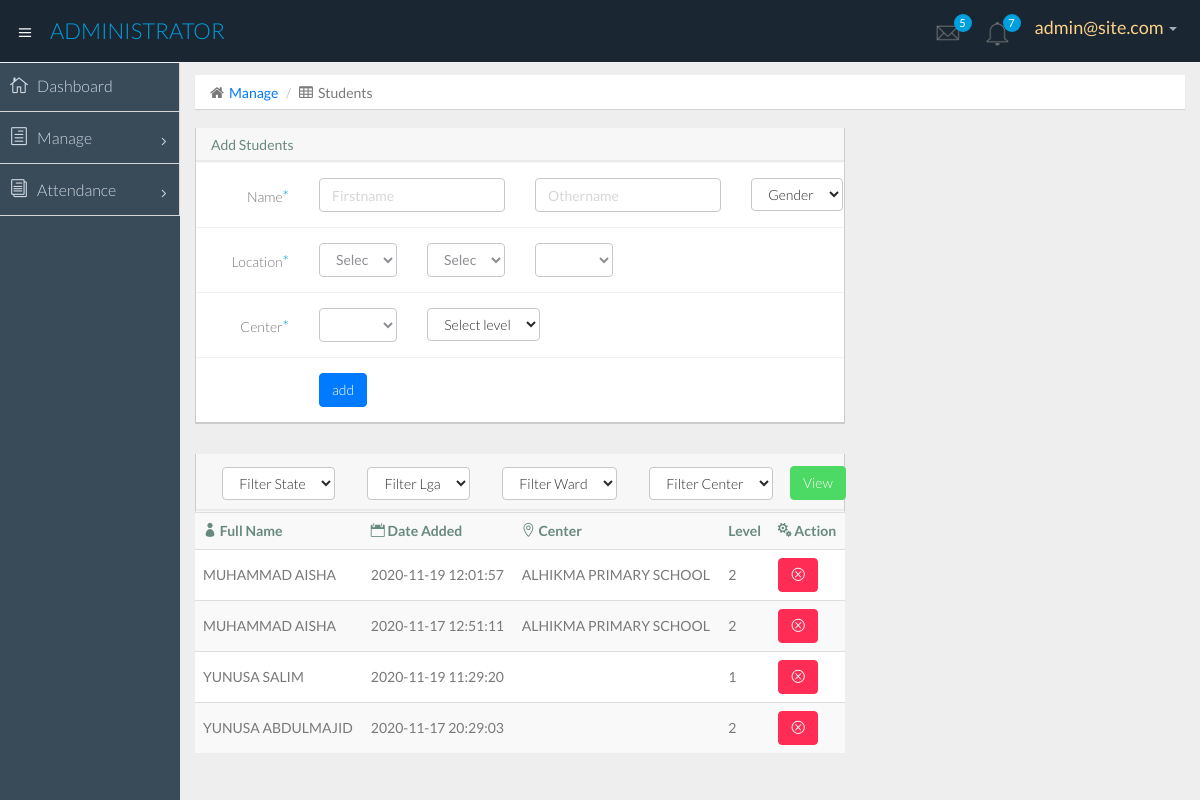
Page /Admin/add_student.php (signed in) on the committed database.
### tables this page shows
CREATE TABLE `student` (
  `student_id` int(50) NOT NULL,
  `fname` varchar(50) NOT NULL,
  `lname` varchar(50) NOT NULL,
  `gender` varchar(100) NOT NULL,
  `level` varchar(30) NOT NULL,
  `center_id` int(50) NOT NULL,
  `state_id` int(50) NOT NULL,
  `lga_id` int(50) NOT NULL,
  `ward_id` int(50) NOT NULL,
  `date` varchar(100) NOT NULL
);

CREATE TABLE `centre` (
  `center_id` int(50) NOT NULL,
  `center_name` varchar(50) DEFAULT NULL,
  `GPS_location` varchar(50) DEFAULT NULL,
  `state_id` varchar(50) DEFAULT NULL,
  `LGA_id` varchar(50) DEFAULT NULL,
  `Ward_id` tinyint(1) DEFAULT NULL,
  `date` varchar(50) NOT NULL
);

### includes/functions.php (called while the page is built, shortened)
<?
$acctype = $_SESSION['acctype'];
function GetMany ($table, $value, $where) {
$query = "SELECT *
	FROM $table
	WHERE $where='$value'
	LIMIT 1";
$result = mysql_query($query);
$row = mysql_fetch_array($result);
return $row;
}
?>

### Admin/add_student.php (the view, shortened to what this page needs)
<?php
include ('include/header.php');
?>
<?php
 if($acctype=="superadmin") {
  ?>
    <section id="main-content">
      <section class="wrapper">
        <div class="row">
          <div class="col-lg-12">
            <ol class="breadcrumb">
              <li><i class="fa fa-home"></i><a href="index.html">Manage</a></li>
              <li><i class="fa fa-table"></i>Students</li>
            </ol>
          </div>
        </div>
        <div class="row">
          <div class="col-lg-8">
            <section class="panel">
              <header class="panel-heading">
                Add Students
              </header>
              <div class="panel-body" >
                <div class="form">
                  <form class="form-validate form-horizontal " id="register_form" method="post" action="">
                    <div class="form-group ">
                      <label for="fullname" class="control-label col-lg-2">Name<span class="required">*</span></label>
                      <div class="col-lg-4">
                        <input class=" form-control" id="fullname" name="fname" type="text" required placeholder="Firstname" />
                      </div>
                      <div class="col-lg-4">
                        <input class=" form-control" id="fullname" name="lname" type="text" required placeholder="Othername" />
                      </div>
                      <div class="col-lg-2">
                        <select name="gender_l" class="btn btn-default dropdown-toggle">
                            <option value="none">Gender</option>
                        </select>
                      </div>
                    </div>
                    <div class="form-group ">
                      <label for="username" class="control-label col-lg-2">Location<span class="required">*</span></label>
                                      <div class="col-lg-2">
                      <select name="state_l" class="form-control" id="state_list">
                                  <option value="">Select State</option>
                                  </select>
                                </div>
                                  <div class="col-lg-2">
                                    <select name="lga_l" class="form-control" id="lga_list">
                                    <option value="">Select lga</option>
                                    </select>
                                  </div>
                                  <div class="col-lg-2">
                                    <select name="ward_l" class="form-control" id="ward_list">
                                    </select>
                                  </div>
                                  </div>
                          <div class="form-group ">
                          <label for="username" class="control-label col-lg-2">Center<span class="required">*</span></label>
                                  <div class="col-lg-2">
                                    <select name="center_l" class="form-control" id="center_list">
                                    </select>
                                  </div>
                        <div class="col-lg-2">
                        <select name="level" class="btn btn-default dropdown-toggle">
                        <option value="">Select level</option>
                        </select>
                      </div>
                    </div>
                    <div class="form-group">
                      <div class="col-lg-offset-2 col-lg-2">
                        <input class="btn btn-primary" type="submit" name="addBtn" value="add"/>
                      </div>
                    </div>
                  </form>
                </div>
              </div>
            </section>
          </div>
        </div>
        <div class="row">
          <div class="col-lg-8">
            <section class="panel">
              <header class="panel-heading" style="padding: 10px;">
<table>
<form metaction="" method="post" hod="get">
                <tr>
                       <td>
                                   <div class="col-lg-2">
                      <select name="state_v" class="btn btn-default" id="state_view">
                                  <option value="">Filter State</option>
                                  </select>
                                </div>
                        </td>
                        <td>
                                  <div class="col-lg-2">
                                    <select name="lga_v" class="btn btn-default" id="lga_view">
                                    <option value="">Filter Lga</option>
                                    </select>
                                  </div>
                        </td><td>
                                  <div class="col-lg-2">
                                    <select name="ward_v" class="btn btn-default" id="ward_view">
                                    <option value="">Filter Ward</option>
                                    </select>
                                  </div>
                        </td><td>
                                  <div class="col-lg-4">
                                    <select name="center_v" class="btn btn-default" id="center_view">
                                    <option value="">Filter Center   </option>
                                    </select>
                                  </div>
                       </td>
                        <td><input class="btn btn-success" type="submit" name="viewBtn" value="View"/></td>
                </tr>
  </form>
</table>
              </header>
              <table class="table table-striped table-advance table-hover">
                <tbody>
                  <tr>
                    <th><i class="icon_profile"></i> Full Name</th>
                    <th><i class="icon_calendar"></i> Date Added</th>
                    <th><i class="icon_pin_alt"></i> Center</th>
                    <th><i class=""></i> Level</th>
                    <th><i class="icon_cogs"></i> Action</th>
                  </tr>
                  <?
 $sql4 = "SELECT * FROM `student` WHERE `date` !='' " ;
$res4 = mysql_query($sql4) ;
while($usrnfo = mysql_fetch_array($res4)){
  $name_u = $usrnfo["lname"].' '.$usrnfo["fname"];
  $date_u = $usrnfo['date'];
  $id_us = $usrnfo['student_id'];
  $level_u = $usrnfo['level'];
  $center_uid = $usrnfo['center_id'];
  ?>
                    <tr>
                    <td><?php echo $name_u; ?></td>
                    <td><?php echo $date_u; ?></td>
                    <td><?php
                     $center_arr = getMany('centre',$center_uid,'center_id');
                     if(is_array($center_arr)){
                       echo $center_arr['center_name'];
                        }
                        ?></td>
                    <td><?php echo $level_u; ?></td>
                    <td>
                      <div class="btn-group">
                      <a href="add_student.php?action=delete&bug=<? echo $id_us ?>" class="btn btn-danger"><i class="icon_close_alt2"></i></a>
                      </div>
                    </td>
                  </tr>
<?php
}
?>
                </tbody>
              </table>
            </section>
          </div>
        </div>
      </section>
    </section>
  </section>
</body>
</html>
<?php
 } else{
  @header ("Refresh: 2; URL=".'../index.php');
  echo "You are being redirected to your original page request<br>";
  echo '(If your browser doesn’t support this, <a href="../index.php">click here</a>)';
 }
?>

### rows in the picture
student: name_u "MUHAMMAD AISHA", date "2020-11-19 12:01:57", center.center_name "ALHIKMA PRIMARY SCHOOL", level "2"
student: name_u "MUHAMMAD AISHA", date "2020-11-17 12:51:11", center.center_name "ALHIKMA PRIMARY SCHOOL", level "2"
student: name_u "YUNUSA SALIM", date "2020-11-19 11:29:20", level "1"
student: name_u "YUNUSA ABDULMAJID", date "2020-11-17 20:29:03", level "2"

### other values in the picture
$logged "admin@site.com"
